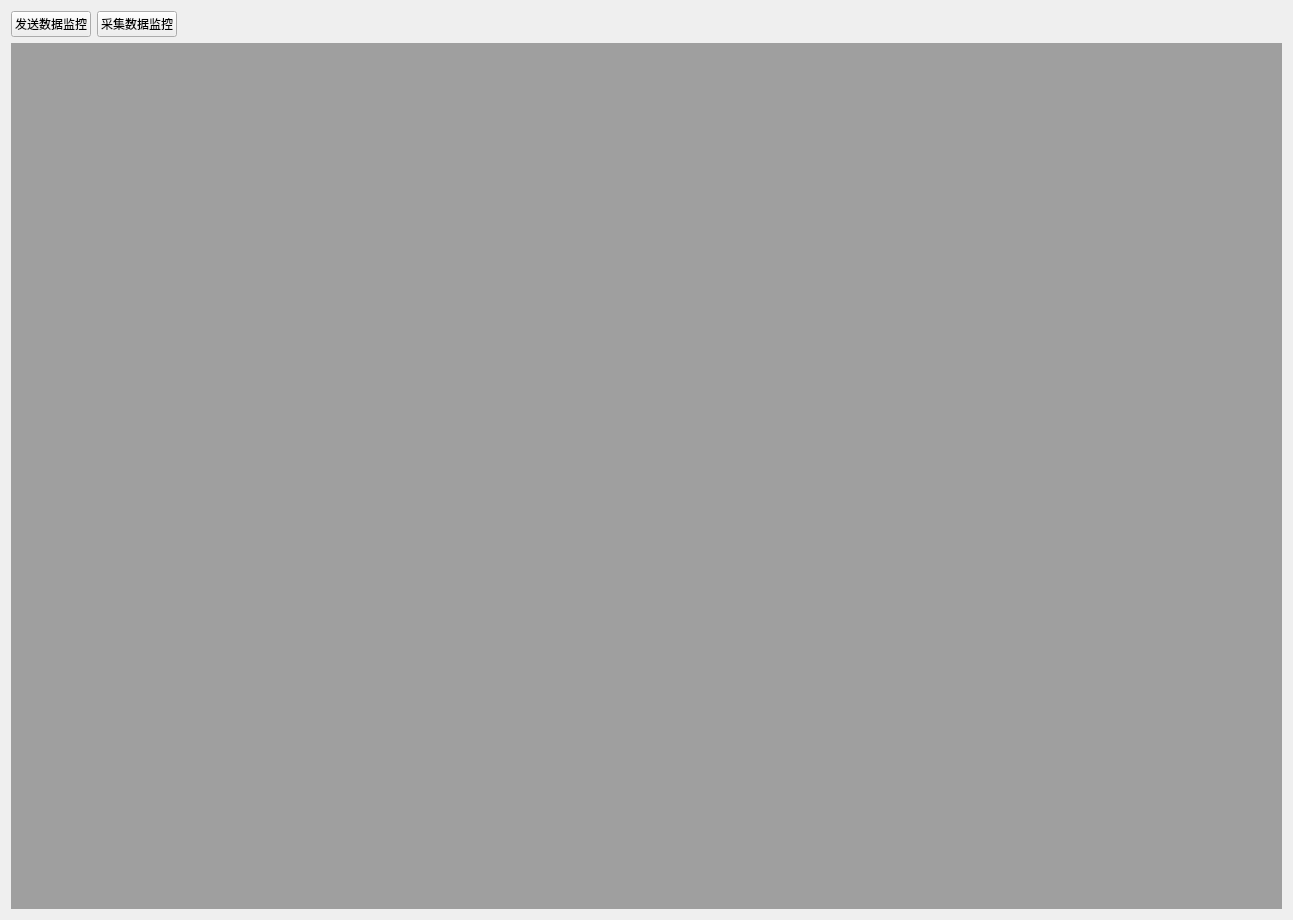
<?xml version="1.0" encoding="UTF-8"?>
<ui version="4.0">
 <class>BusDataMonitorForm</class>
 <widget class="QWidget" name="BusDataMonitorForm">
  <property name="geometry">
   <rect>
    <x>0</x>
    <y>0</y>
    <width>1293</width>
    <height>920</height>
   </rect>
  </property>
  <property name="windowTitle">
   <string>Form</string>
  </property>
  <layout class="QVBoxLayout" name="verticalLayout">
   <item>
    <layout class="QHBoxLayout" name="horizontalLayout">
     <item>
      <widget class="QPushButton" name="pushButton_txshow">
       <property name="text">
        <string>发送数据监控</string>
       </property>
      </widget>
     </item>
     <item>
      <widget class="QPushButton" name="pushButton_rxshow">
       <property name="text">
        <string>采集数据监控</string>
       </property>
      </widget>
     </item>
     <item>
      <spacer name="horizontalSpacer">
       <property name="orientation">
        <enum>Qt::Horizontal</enum>
       </property>
       <property name="sizeHint" stdset="0">
        <size>
         <width>40</width>
         <height>20</height>
        </size>
       </property>
      </spacer>
     </item>
    </layout>
   </item>
   <item>
    <widget class="QMdiArea" name="mdiArea"/>
   </item>
  </layout>
 </widget>
 <resources/>
 <connections/>
</ui>
